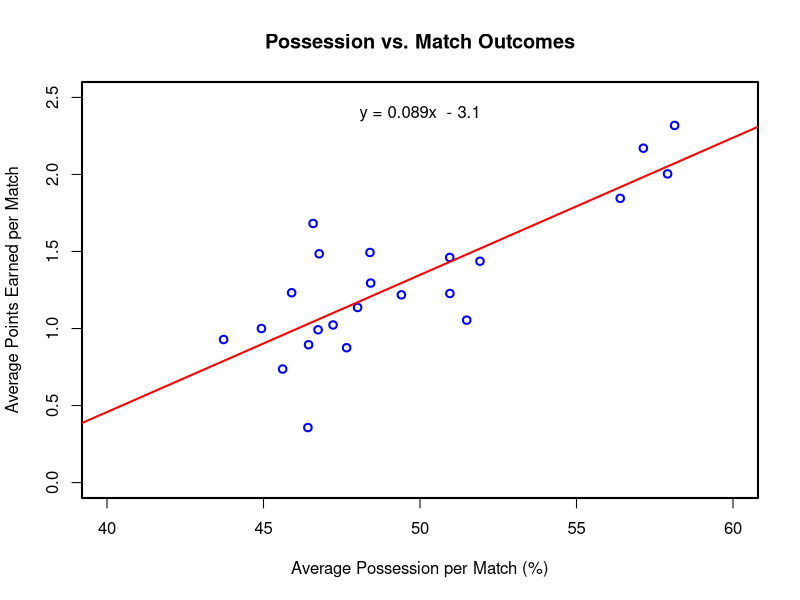

Recreate this plot in R.
library("ggplot2", "dplyr")

# Initialize a dataframe
setwd(dirname(rstudioapi::getActiveDocumentContext()$path))
epl_data <- read.csv(file = "epl_data.csv", header = TRUE, sep = ",")

# Get a vector of unique team names
team_names = unique(epl_data$name_home)

# Initialize two empty vectors
all_pp = vector()
all_pe = vector()

# For each team, calculate average possession and average points earned and append to vectors
for (team in team_names) {
  home_avg_pp <- mean(epl_data[epl_data$name_home == team, "pp_home"])
  away_avg_pp <- mean(epl_data[epl_data$name_away == team, "pp_away"])
  home_avg_pe <- mean(epl_data[epl_data$name_home == team, "pe_home"])
  away_avg_pe <- mean(epl_data[epl_data$name_away == team, "pe_away"])
  team_avg_pp <- (home_avg_pp + away_avg_pp) / 2
  team_avg_pe <- (home_avg_pe + away_avg_pe) / 2
  all_pp <- c(all_pp, team_avg_pp)
  all_pe <- c(all_pe, team_avg_pe)
}

# Display scatterplot with SLS line
model <- lm(all_pe ~ all_pp)
par(lwd = 2)
plot(all_pp, all_pe, main = "Possession vs. Match Outcomes", xlab = "Average Possession per Match (%)", ylab = "Average Points Earned per Match", xlim = c(40, 60), ylim = c(0, 2.5), col = "blue")
abline(model, col = "red")

# Display equation of SLS line on scatterplot
coeff_grad <- round(coef(model)[2], 4)
coeff_int <- round(coef(model)[1], 2)
eq <- paste0("y = ", abs(coeff_grad), "x ", ifelse(sign(coeff_int) == 1, " + ", " - "), abs(coeff_int))
mtext(eq, side = 3, line = -2)

# Display regression statistics
summary(model)
